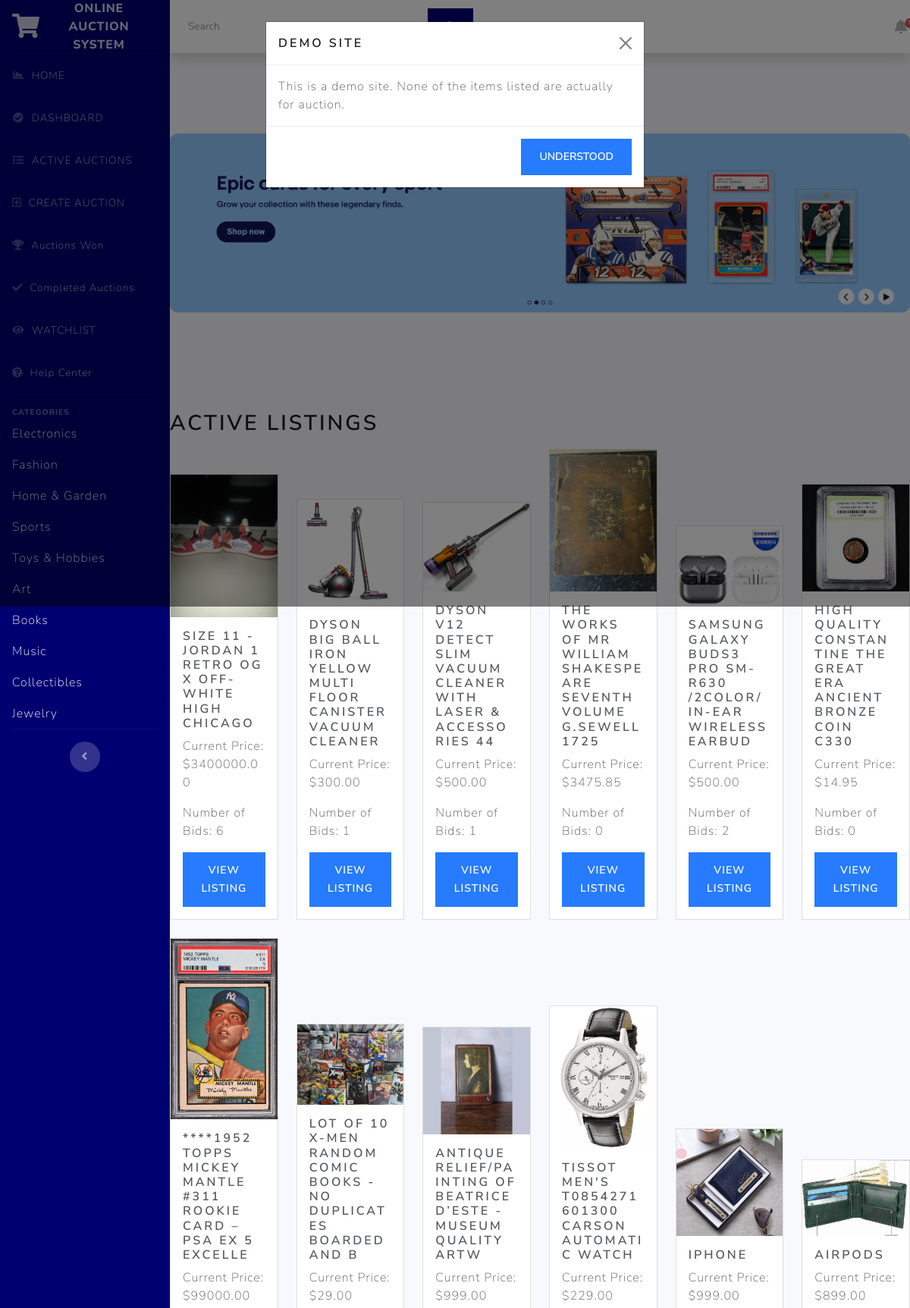
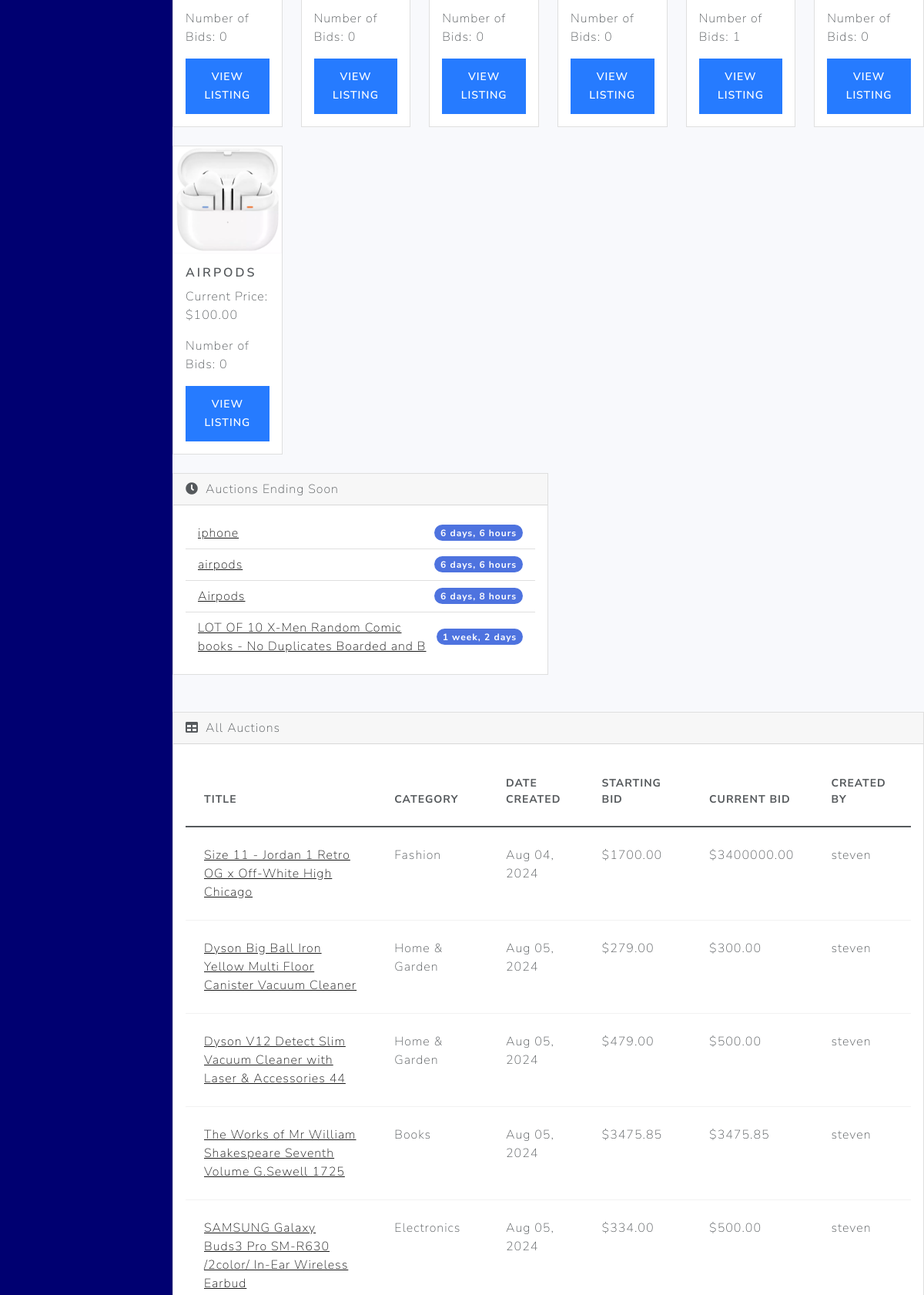
Screenshot of / (signed in, upper part) with the database file from the repository (2 pictures, top to bottom).
### auctions/models.py (models this page shows, shortened)
class Category(models.Model):
    name = models.CharField(max_length=100, unique=True)
    facebook_id = models.CharField(max_length=50, blank=True, null=True)
    google_id = models.CharField(max_length=50, blank=True, null=True)
    twitter_id = models.CharField(max_length=50, blank=True, null=True)
    class Meta:
        verbose_name_plural = "Categories"

class AuctionListing(models.Model):
    title = models.CharField(max_length=64)
    description = CKEditor5Field(config_name='extends')
    starting_bid = models.DecimalField(max_digits=10, decimal_places=2)
    current_price = models.DecimalField(max_digits=10, decimal_places=2)
    image_url = models.URLField(blank=True)
    main_image = models.ImageField(
        upload_to='auction_images/', blank=True, null=True)
    category = models.ForeignKey(
        'Category', on_delete=models.SET_NULL, null=True, blank=True)
    created_by = models.ForeignKey(
        User, on_delete=models.CASCADE, related_name="created_listings")
    created_at = models.DateTimeField(auto_now_add=True)
    is_active = models.BooleanField(default=True)
    end_date = models.DateTimeField(
        default=timezone.now() + timezone.timedelta(days=7))
    buy_it_now_price = models.DecimalField(
        max_digits=10, decimal_places=2, null=True, blank=True)
    payment_received = models.BooleanField(default=False)
    winner = models.ForeignKey(
        User, on_delete=models.SET_NULL, null=True, blank=True, related_name='won_auctions')

class User(AbstractUser):
    pass

### auctions/views.py (the view)
# urls.py: path("", views.index, name="index"),
@login_required
def index(request):
    active_listings = AuctionListing.objects.filter(is_active=True)
    categories = Category.objects.all()
    ending_soon_auctions = AuctionListing.objects.filter(
        is_active=True,
        end_date__gt=timezone.now()
    ).order_by('end_date')[:5]  # Get top 5 ending soon
    recently_viewed_items = []
    if request.user.is_authenticated:
        recently_viewed = RecentlyViewed.objects.filter(
            user=request.user).order_by('-viewed_at')[:5]
        recently_viewed_items = [rv.listing for rv in recently_viewed]
    context = {
        "listings": active_listings,
        "categories": categories,
        "recently_viewed_items": recently_viewed_items,
        'ending_soon_auctions': ending_soon_auctions,
    }
    return render(request, "auctions/index.html", context)

### auctions/context_processors.py (called while the page is built)
def categories_processor(request):
    return {
        'sidebar_categories': Category.objects.all()
    }

def unread_messages(request):
    if request.user.is_authenticated:
        unread_count = Message.objects.filter(
            recipient=request.user, read=False).count()
        return {'unread_count': unread_count}
    return {'unread_count': 0}

def recent_activities(request):
    if request.user.is_authenticated:
        activities = get_recent_activities(request.user)
        return {'recent_activities': activities}
    return {'recent_activities': []}

### auctions/templates/auctions/index.html (shortened to what this page needs)
{% extends "auctions/layout.html" %} {% load static %}  {% block body %}
<div id="heroBanner" class="carousel slide" data-bs-ride="carousel">
  <div class="carousel-inner">
    <div class="carousel-item active">
      <img
        src="{% static 'auctions/images/hero-banner-1.png' %}"
        class="d-block w-100"
        alt="Hero Banner 1"
      />
    </div>
  </div>
</div>
<section class="active-listings mt-5">
  <h2 class="col-4 mb-3">Active Listings</h2>
  <div class="row">
    {% for listing in listings %}
    <div class="col-md-2 mb-4">
      <div class="card">
        {% if listing.main_image %}
        <img
          src="{{ listing.main_image.url }}"
          class="card-img-top"
          alt="{{ listing.title }}"
        />
        {% endif %}
        <div class="card-body">
          <h5 class="card-title">{{ listing.title }}</h5>
          <p class="card-text">Current Price: ${{ listing.current_price }}</p>
          <p class="card-text">Number of Bids: {{ listing.bids.count }}</p>
          <a href="{% url 'listing' listing.id %}" class="btn btn-primary"
            >View Listing</a
          >
        </div>
      </div>
    </div>
    {% endfor %}
  </div>
</section>
<div class="col-lg-6">
  <div class="card mb-4">
    <div class="card-header">
      <i class="fas fa-clock me-1"></i>
      Auctions Ending Soon
    </div>
    <div class="card-body">
      <ul class="list-group list-group-flush">
        {% for auction in ending_soon_auctions %}
        <li
          class="list-group-item d-flex justify-content-between align-items-center"
        >
          <a href="{% url 'listing' auction.id %}">{{ auction.title }}</a>
          <span class="badge bg-primary rounded-pill">
            {{ auction.end_date|timeuntil }}
          </span>
        </li>
        {% empty %}
        <li class="list-group-item">No auctions ending soon.</li>
        {% endfor %}
      </ul>
    </div>
  </div>
</div>
<section class="all-auctions mt-5">
  <div class="card mb-4">
    <div class="card-header">
      <i class="fas fa-table me-1"></i>
      All Auctions
    </div>
    <div class="card-body">
      <table class="table table-hover">
        <thead>
          <tr>
            <th scope="col">Title</th>
            <th scope="col">Category</th>
            <th scope="col">Date Created</th>
            <th scope="col">Starting Bid</th>
            <th scope="col">Current Bid</th>
            <th scope="col">Created By</th>
          </tr>
        </thead>
        <tbody>
          {% for listing in listings %}
          <tr>
            <td>
              <a href="{% url 'listing' listing.id %}">{{ listing.title }}</a>
            </td>
            <td>{{ listing.category.name }}</td>
            <td>{{ listing.created_at|date:"M d, Y" }}</td>
            <td>${{ listing.starting_bid }}</td>
            <td>${{ listing.current_price }}</td>
            <td>{{ listing.created_by.username }}</td>
          </tr>
          {% endfor %}
        </tbody>
      </table>
    </div>
  </div>
</section>
{% endblock %}

### auctions/templates/auctions/layout.html (shortened to what this page needs)
{% load static %}
<!DOCTYPE html>
<html lang="en">
  <head>
    <link
      href="https://cdnjs.cloudflare.com/ajax/libs/font-awesome/5.15.3/css/all.min.css"
      rel="stylesheet"
    />
    <link
      href="https://cdn.jsdelivr.net/npm/bootstrap-icons@1.5.0/font/bootstrap-icons.css"
      rel="stylesheet"
    />
    <link href='{% static "auctions/bootstrap.min.css" %}' rel="stylesheet" />
    <link href='{% static "auctions/styles.css" %}' rel="stylesheet" />
  </head>
  <body id="page-top">
    <div id="wrapper">
      <ul
        class="navbar-nav bg-primary sidebar sidebar-dark accordion"
        id="accordionSidebar"
        style="background: #000071 !important"
      >
        <a
          class="sidebar-brand d-flex align-items-center justify-content-center"
          href="{% url 'index' %}"
        >
          <div class="sidebar-brand-icon">
            <i class="fas fa-shopping-cart"></i>
          </div>
          <div class="sidebar-brand-text mx-3">Online Auction System</div>
        </a>
        <hr class="sidebar-divider my-0" />
        <li class="nav-item">
          <a class="nav-link" href="{% url 'index' %}">
            <i class="fas fa-fw fa-chart-area"></i>
            <span>HOME</span>
          </a>
        </li>
        <li class="nav-item">
          <a class="nav-link" href="{% url 'dashboard' %}">
            <i class="fas fa-fw fa-check-circle"></i>
            <span>DASHBOARD</span>
          </a>
        </li>
        <li class="nav-item">
          <a class="nav-link" href="{% url 'active_auctions_view' %}">
            <i class="fas fa-fw fa-list"></i>
            <span>ACTIVE AUCTIONS</span>
          </a>
        </li>
        <li class="nav-item">
          <a class="nav-link" href="{% url 'create_listing' %}">
            <i class="far fa-plus-square"></i>
            <span>CREATE AUCTION</span>
          </a>
        </li>
        <li class="nav-item">
          <a class="nav-link" href="{% url 'auctions_won' %}">
            <i class="fas fa-trophy"></i>
            <span>Auctions Won</span>
          </a>
        </li>
        <li class="nav-item">
          <a class="nav-link" href="{% url 'completed_auctions' %}">
            <i class="fas fa-check"></i>
            <span>Completed Auctions</span>
          </a>
        </li>
        {% if user.is_authenticated %}
        <li class="nav-item">
          <a class="nav-link" href="{% url 'watchlist' %}">
            <i class="fas fa-fw fa-eye"></i>
            <span>WATCHLIST</span>
          </a>
        </li>
        <li class="nav-item">
          <a class="nav-link" href="{% url 'help_center' %}">
            <i class="fas fa-question-circle"></i>
            <span>Help Center</span>
          </a>
        </li>
        {% endif %}
        <hr class="sidebar-divider" />
        {% block categories %}
        <div class="sidebar-heading">Categories</div>
        <div class="list-group list-group-flush">
          {% for category in sidebar_categories %}
          <a
            href="{% url 'category' category.name %}"
            class="list-group-item list-group-item-action bg-transparent text-light"
          >
            {{ category.name }}
          </a>
          {% endfor %}
        </div>
        {% endblock %}
        <hr class="sidebar-divider d-none d-md-block" />
        <div class="text-center d-none d-md-inline">
          <button class="rounded-circle border-0" id="sidebarToggle"></button>
        </div>
      </ul>
      <div id="content-wrapper" class="d-flex flex-column">
        <div id="content">
          <nav
            class="navbar navbar-expand navbar-light bg-white topbar mb-4 static-top shadow"
            style="display: flex"
          >
            <form
              class="d-none d-sm-inline-block form-inline mr-auto ml-md-3 my-2 my-md-0 mw-100 navbar-search"
            >
              <div class="input-group">
                <div class="input-group-append">
                  <button class="btn btn-primary" type="button">
                  </button>
                </div>
              </div>
            </form>
            <ul class="navbar-nav ml-auto">
              {% if user.is_authenticated %}
              <li class="nav-item dropdown no-arrow mx-1">
                <a
                  class="nav-link dropdown-toggle"
                  href="#"
                  id="alertsDropdown"
                  role="button"
                  data-bs-toggle="dropdown"
                  aria-haspopup="true"
                  aria-expanded="false"
                >
                  <i class="fas fa-bell fa-fw fa-lg"></i>
                  <span class="badge rounded-pill bg-danger badge-counter"
                    >{{ recent_activities|length }}</span
                  >
                </a>
              </li>
              {% endif%}
            </ul>
          </nav>
         {% block body %} {%endblock%}
        </div>
      </div>
    </div>
    <div
      class="modal fade"
      id="demoModal"
      tabindex="-1"
      aria-labelledby="demoModalLabel"
      aria-hidden="true"
    >
      <div class="modal-dialog">
        <div class="modal-content">
          <div class="modal-header">
            <h5 class="modal-title" id="demoModalLabel">Demo Site</h5>
            <button
              type="button"
              class="btn-close"
              data-bs-dismiss="modal"
              aria-label="Close"
            ></button>
          </div>
          <div class="modal-body">
            This is a demo site. None of the items listed are actually for
            auction.
          </div>
          <div class="modal-footer">
            <button
              type="button"
              class="btn btn-primary"
              data-bs-dismiss="modal"
            >
              Understood
            </button>
          </div>
        </div>
      </div>
    </div>
  </body>
</html>

### static/auctions/styles.css (style rules this page uses)
html { position: relative; min-height: 100%; }
body { height: 100%; }
.dropdown.no-arrow .dropdown-toggle::after { display: none; }
.rounded-circle { border-radius: 50% !important; }
#wrapper { display: flex; }
#wrapper #content-wrapper { background-color: #f8f9fc; width: 100%; overflow-x: hidden; }
#wrapper #content-wrapper #content { flex: 1 0 auto; }
.sidebar { width: 6.5rem; min-height: 100vh; }
.sidebar .nav-item { position: relative; }
.sidebar .nav-item .nav-link { text-align: center; padding: 0.75rem 1rem; width: 6.5rem; }
.sidebar .nav-item .nav-link span { font-size: 0.65rem; display: block; }
.sidebar .nav-item .nav-link, .topbar .nav-item .nav-link { position: relative; }
.sidebar .nav-item .nav-link .badge-counter, .topbar .nav-item .nav-link .badge-counter { position: absolute; transform: scale(0.7); transform-origin: top right; right: 0.25rem; margin-top: -0.25rem; }
.sidebar #sidebarToggle { width: 2.5rem; height: 2.5rem; text-align: center; margin-bottom: 1rem; cursor: pointer; }
.sidebar #sidebarToggle::after { font-weight: 900; content: "\f104"; font-family: "Font Awesome 5 Free"; margin-right: 0.1rem; }
.sidebar .sidebar-brand { height: 4.375rem; text-decoration: none; font-size: 1rem; font-weight: 800; padding: 1.5rem 1rem; text-align: center; text-transform: uppercase; letter-spacing: 0.05rem; z-index: 1; }
.sidebar .sidebar-brand .sidebar-brand-icon i { font-size: 2rem; }
.sidebar .sidebar-brand .sidebar-brand-text { display: none; }
.sidebar hr.sidebar-divider { margin: 0 1rem 1rem; }
.sidebar .sidebar-heading { text-align: center; padding: 0 1rem; font-weight: 800; font-size: 0.65rem; }
.sidebar-dark .sidebar-brand { color: rgba(255, 255, 255, 0.8); }
.sidebar-dark hr.sidebar-divider { border-top: 1px solid rgba(255, 255, 255, 0.15); }
.sidebar-dark .sidebar-heading { color: rgba(255, 255, 255, 0.4); }
.sidebar-dark .nav-item .nav-link { color: rgba(255, 255, 255, 0.8); }
.sidebar-dark .nav-item .nav-link i { color: rgba(255, 255, 255, 0.3); }
.text-uppercase, .dropdown .dropdown-menu .dropdown-header, .sidebar .sidebar-heading { text-transform: uppercase !important; }
.sidebar-dark #sidebarToggle { background-color: rgba(255, 255, 255, 0.2); }
.sidebar-dark #sidebarToggle::after { color: rgba(255, 255, 255, 0.5); }
@media (min-width: 768px) { .sidebar { width: 14rem !important; } }
@media (min-width: 768px) { .sidebar .nav-item .nav-link { display: block; width: 100%; text-align: left; padding: 1rem; width: 14rem; } }
@media (min-width: 768px) { .sidebar .nav-item .nav-link i { font-size: 0.85rem; margin-right: 0.25rem; } }
@media (min-width: 768px) { .sidebar .nav-item .nav-link span { font-size: 0.85rem; display: inline; } }
@media (min-width: 768px) { .sidebar .sidebar-brand .sidebar-brand-icon i { font-size: 2rem; } }
@media (min-width: 768px) { .sidebar .sidebar-brand .sidebar-brand-text { display: inline; } }
@media (min-width: 768px) { .sidebar .sidebar-heading { text-align: left; } }
.navbar-expand { flex-flow: row nowrap; justify-content: flex-start; }
.navbar-expand .navbar-nav { flex-direction: row; }
.navbar-expand .navbar-nav .nav-link { padding-right: 0.5rem; padding-left: 0.5rem; }
.topbar { height: 4.375rem; }
.topbar .navbar-search { width: 25rem; }
.topbar .nav-item .nav-link { height: 4.375rem; display: flex; align-items: center; padding: 0 0.75rem; }
.topbar .dropdown { position: static; }
.carousel-inner { display: flex; align-items: center; height: 400px; object-fit: contain; max-height: 500px; border-style: ; }
.carousel-item { text-align: center; }
.carousel-item img { max-width: 100%; max-height: 100%; width: auto; height: auto; margin: 0 auto; object-fit: contain; display: none; }
.bg-primary { background-color: #4e73df !important; }

### auctions/templates/auctions/layout.html (style rules this page uses)
#accordionSidebar { background-color: #172b4d; color: #007; !important; }
#accordionSidebar .nav-item .nav-link { color: #ff !important; }
.btn-primary { color: #fff; background-color: #267bff !important; border-color: #261919; }

### auctions/templates/auctions/index.html (style rules this page uses)
.navbar-expand .navbar-nav { flex-direction: row; display: flex; position: relative; left: 55%; }

### rows the page displays
Category: name "Electronics"
Category: name "Fashion"
Category: name "Home & Garden"
Category: name "Sports"
Category: name "Toys & Hobbies"
Category: name "Art"
Category: name "Books"
Category: name "Music"
Category: name "Collectibles"
Category: name "Jewelry"
AuctionListing: main_image (picture), title "SIZE 11 - JORDAN 1 RETRO OG X OFF-WHITE HIGH CHICAGO", current_price "3400000.00", bids.count "6", title "Size 11 - Jordan 1 Retro OG x Off-White High Chicago", category.name "Fashion", created_at "Aug 04, 2024", starting_bid "1700.00", created_by.username "steven"
AuctionListing: main_image (picture), title "DYSON BIG BALL IRON YELLOW MULTI FLOOR CANISTER VACUUM CLEANER", current_price "300.00", bids.count "1", title "Dyson Big Ball Iron Yellow Multi Floor Canister Vacuum Cleaner", category.name "Home & Garden", created_at "Aug 05, 2024", starting_bid "279.00", created_by.username "steven"
AuctionListing: main_image (picture), title "DYSON V12 DETECT SLIM VACUUM CLEANER WITH LASER & ACCESSORIES 44", current_price "500.00", bids.count "1", title "Dyson V12 Detect Slim Vacuum Cleaner with Laser & Accessories 44", category.name "Home & Garden", created_at "Aug 05, 2024", starting_bid "479.00", created_by.username "steven"
AuctionListing: main_image (picture), title "THE WORKS OF MR WILLIAM SHAKESPEARE SEVENTH VOLUME G.SEWELL 1725", current_price "3475.85", bids.count "0", title "The Works of Mr William Shakespeare Seventh Volume G.Sewell 1725", category.name "Books", created_at "Aug 05, 2024", starting_bid "3475.85", created_by.username "steven"
AuctionListing: main_image (picture), title "SAMSUNG GALAXY BUDS3 PRO SM-R630 /2COLOR/ IN-EAR WIRELESS EARBUD", current_price "500.00", bids.count "2", title "SAMSUNG Galaxy Buds3 Pro SM-R630 /2color/ In-Ear Wireless Earbud", category.name "Electronics", created_at "Aug 05, 2024", starting_bid "334.00", created_by.username "steven"
AuctionListing: main_image (picture), title "HIGH QUALITY CONSTANTINE THE GREAT ERA ANCIENT BRONZE COIN C330", current_price "14.95", bids.count "0"
AuctionListing: main_image (picture), title "****1952 TOPPS MICKEY MANTLE #311 ROOKIE CARD – PSA EX 5 EXCELLE", current_price "99000.00", bids.count "0"
AuctionListing: main_image (picture), title "LOT OF 10 X-MEN RANDOM COMIC BOOKS - NO DUPLICATES BOARDED AND B", current_price "29.00", bids.count "0", title "LOT OF 10 X-Men Random Comic books - No Duplicates Boarded and B", end_date "1 week, 2 days"
AuctionListing: main_image (picture), title "ANTIQUE RELIEF/PAINTING OF BEATRICE D’ESTE - MUSEUM QUALITY ARTW", current_price "999.00", bids.count "0"
AuctionListing: main_image (picture), title "TISSOT MEN'S T0854271601300 CARSON AUTOMATIC WATCH", current_price "229.00", bids.count "0"
AuctionListing: main_image (picture), title "IPHONE", current_price "999.00", bids.count "1", title "iphone", end_date "6 days, 6 hours"
AuctionListing: main_image (picture), title "AIRPODS", current_price "899.00", bids.count "0", title "airpods", end_date "6 days, 6 hours"
AuctionListing: main_image (picture), title "AIRPODS", current_price "100.00", bids.count "0", title "Airpods", end_date "6 days, 8 hours"
